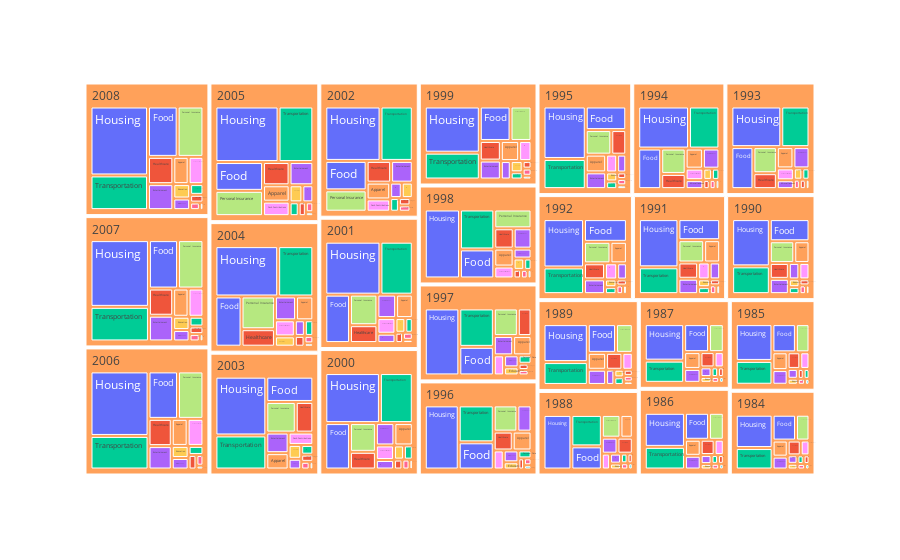

The cell this chart's notebook holds for it:
### Code cell
import plotly.express as px
fig = px.treemap(expenditures_df, path=['year', 'category'],
                 values = 'expenditure',
                 color = 'category')
# fig.write_image('C:\\Users\\ramse\\PycharmProjects\\DSC-640-Data-Presentation-and-Visualization\\Weeks 5-6\\bigfig.png')
fig.show()

### Figure 1 — Plotly figure (JSON) as saved in the notebook; plotly's stock layout.template omitted (floating-point values rounded to 4 significant figures; data arrays with more than 128 entries replaced by an {"elided": "..."} marker saying what was removed)
{"data": [{"branchvalues": "total", "customdata": {"elided": "375x1 str values"}, "domain": {"x": [0.0, 1.0], "y": [0.0, 1.0]}, "hovertemplate": "labels=%{label}<br>expenditure=%{value}<br>parent=%{parent}<br>id=%{id}<br>category=%{customdata[0]}<extra></extra>", "ids": {"elided": "375 str values"}, "labels": {"elided": "375 str values"}, "marker": {"colors": {"elided": "375 str values"}}, "name": "", "parents": {"elided": "375 str values"}, "values": {"elided": "375 int values"}, "type": "treemap"}], "layout": {"legend": {"tracegroupgap": 0}, "margin": {"t": 60}}}
